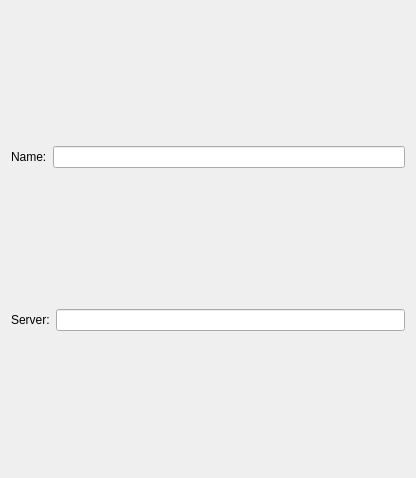
<ui version="4.0" >
 <class>EditWmsLayerWidget</class>
 <widget class="QWidget" name="EditWmsLayerWidget" >
  <property name="geometry" >
   <rect>
    <x>0</x>
    <y>0</y>
    <width>416</width>
    <height>478</height>
   </rect>
  </property>
  <property name="windowTitle" >
   <string>Form</string>
  </property>
  <layout class="QVBoxLayout" >
   <item>
    <layout class="QHBoxLayout" >
     <item>
      <widget class="QLabel" name="_nameLabel" >
       <property name="text" >
        <string>Name:</string>
       </property>
      </widget>
     </item>
     <item>
      <widget class="QLineEdit" name="_name" />
     </item>
    </layout>
   </item>
   <item>
    <layout class="QHBoxLayout" >
     <item>
      <widget class="QLabel" name="_serverLabel" >
       <property name="text" >
        <string>Server:</string>
       </property>
      </widget>
     </item>
     <item>
      <widget class="QLineEdit" name="_server" />
     </item>
    </layout>
   </item>
  </layout>
 </widget>
 <resources/>
 <connections/>
</ui>
